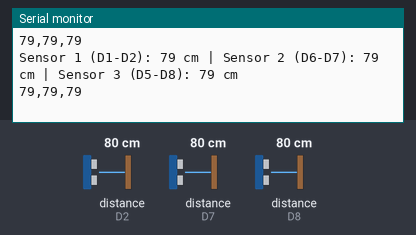
A sketch run on a simulated ESP8266 (NodeMCU). On the bench: the last lines printed to the serial monitor. Wiring (inferred from the names in the program): 3 × ultrasonic range finder: trigger D1, echo D2 / trigger D6, echo D7 / trigger D5, echo D8. The test bench sets the inputs (shaded band); at power-on: distance to the obstacle (sensors on D2, D7, D8) 80 cm. The echo pulse lasts 58.3 µs per cm.

Above: at 1.8 s.
1.9 s: distance to the obstacle (sensor on D2) set to 2 cm
At 2.6 s:
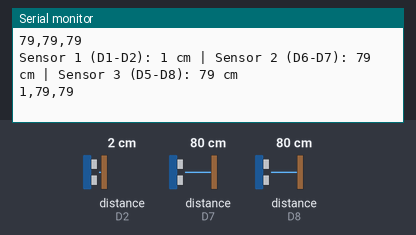
3.4 s: distance to the obstacle (sensor on D7) set to 2 cm
At 4.7 s:
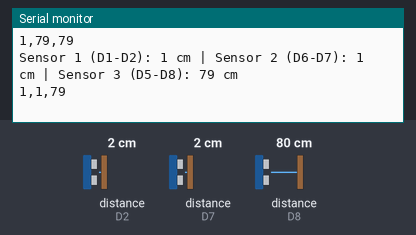
4.9 s: distance to the obstacle (sensor on D8) set to 2 cm
At 5.8 s:
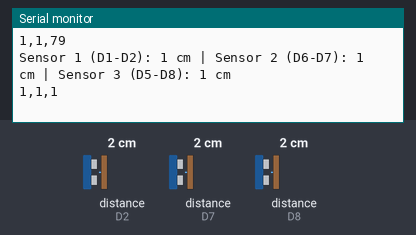
6.4 s: distance to the obstacle (sensor on D2) set to 4 cm
At 7.5 s:
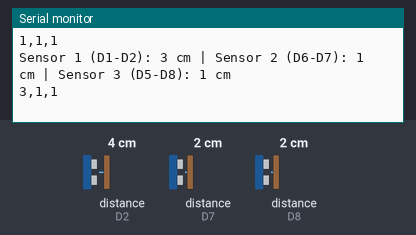
7.9 s: distance to the obstacle (sensor on D7) set to 4 cm
At 8.4 s:
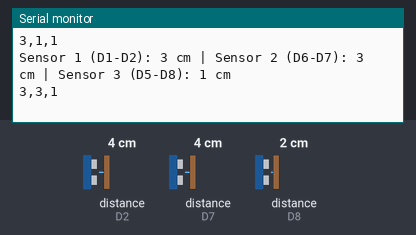
9.4 s: distance to the obstacle (sensor on D8) set to 4 cm
At 10.9 s:
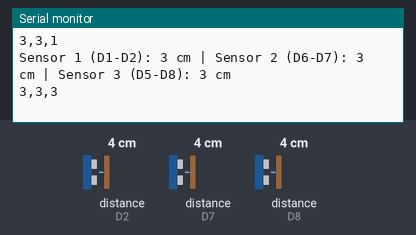
Timing chart, 0 to 11.9 s (numbered marks = the images above; inputs shaded):
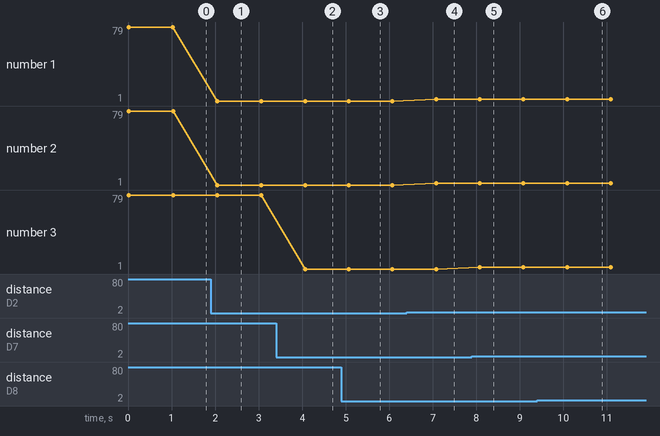

The sketch:

Sesnsor_project_4_IOT.ino
```cpp
#define trigPin1 D1
#define echoPin1 D2
#define trigPin2 D6
#define echoPin2 D7
#define trigPin3 D5
#define echoPin3 D8

void setup() {
  Serial.begin(115200);
  pinMode(trigPin1, OUTPUT); pinMode(echoPin1, INPUT);
  pinMode(trigPin2, OUTPUT); pinMode(echoPin2, INPUT);
  pinMode(trigPin3, OUTPUT); pinMode(echoPin3, INPUT);

  Serial.println("=== Monitoring Sensor Ultrasonik ===");
}

long readUltrasonic(int trigPin, int echoPin) {
  digitalWrite(trigPin, LOW);
  delayMicroseconds(2);
  digitalWrite(trigPin, HIGH);
  delayMicroseconds(10);
  digitalWrite(trigPin, LOW);
  long duration = pulseIn(echoPin, HIGH, 30000); // timeout 30ms
  return duration * 0.034 / 2;
}

void loop() {
  long d1 = readUltrasonic(trigPin1, echoPin1);
  long d2 = readUltrasonic(trigPin2, echoPin2);
  long d3 = readUltrasonic(trigPin3, echoPin3);

  // Tampilkan ke Serial Monitor
  Serial.print("Sensor 1 (D1-D2): "); Serial.print(d1); Serial.print(" cm | ");
  Serial.print("Sensor 2 (D6-D7): "); Serial.print(d2); Serial.print(" cm | ");
  Serial.print("Sensor 3 (D5-D8): "); Serial.print(d3); Serial.println(" cm");

  // Juga kirim data mentah ke ESP RX (jika dipakai)
  Serial.print(d1); Serial.print(",");
  Serial.print(d2); Serial.print(",");
  Serial.println(d3); // ini penting untuk RX

  delay(1000); // jeda 1 detik biar tidak terlalu cepat
}
```

Measured:
- after the input at 1.9 s, the serial monitor: prints a new line after 0.15 s (image 1)
- after the input at 3.4 s, the serial monitor: prints a new line after 0.67 s (image 2)
- after the input at 4.9 s, the serial monitor: prints a new line after 0.17 s (image 3)
- after the input at 6.4 s, the serial monitor: prints a new line after 0.68 s (image 4)
- after the input at 7.9 s, the serial monitor: prints a new line after 0.18 s (image 5)
- after the input at 9.4 s, the serial monitor: prints a new line after 0.69 s (image 6)
